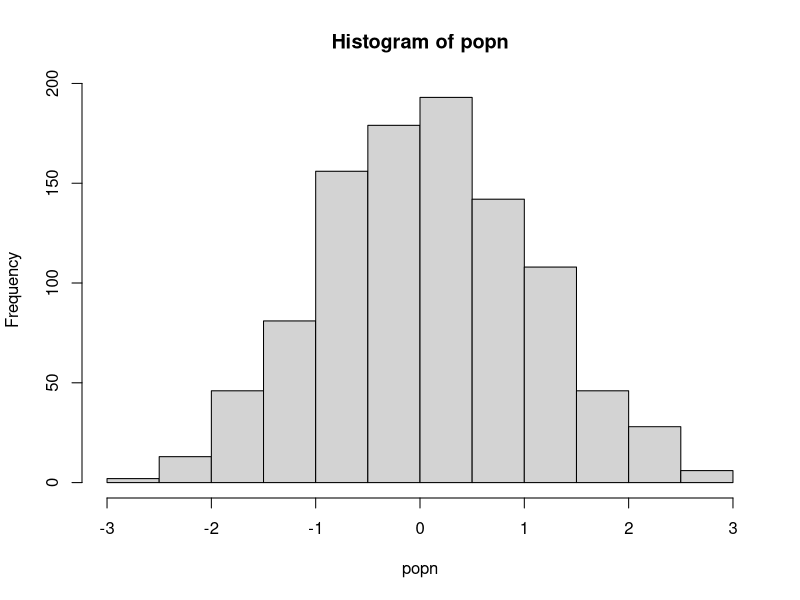

This chart was generated by the following R code:
#!/usr/bin/env R


#Showing how vectorized ways and tapply functions are faster than loops


######### Functions ##########

## A function to take a sample of size n from a population "popn" and return its mean
myexperiment <- function(popn,n){
    pop_sample <- sample(popn, n, replace = FALSE)
    return(mean(pop_sample))
}

## Calculate means using a for loop without preallocation:
loopy_sample1 <- function(popn, n, num){
	result1 <- vector() #Initialize empty vector of size 1 
	for(i in 1:num){
		result1 <- c(result1, myexperiment(popn, n))
    }
	return(result1)
}

## To run "num" iterations of the experiment using a for loop on a vector with preallocation:
loopy_sample2 <- function(popn, n, num){
	result2 <- vector(,num) #Preallocate expected size
	for(i in 1:num){
		result2[i] <- myexperiment(popn, n)
    }
	return(result2)
}

## To run "num" iterations of the experiment using a for loop on a list with preallocation:
loopy_sample3 <- function(popn, n, num){
	result3 <- vector("list", num) #Preallocate expected size
	for(i in 1:num){
		result3[[i]] <- myexperiment(popn, n)
    }
	return(result3)
}


## To run "num" iterations of the experiment using vectorization with lapply:
lapply_sample <- function(popn, n, num){
	result4 <- lapply(1:num, function(i) myexperiment(popn, n))
	return(result4)
}

## To run "num" iterations of the experiment using vectorization with lapply:
sapply_sample <- function(popn, n, num){
	result5 <- sapply(1:num, function(i) myexperiment(popn, n))
	return(result5)
}

n <- 20 # sample size for each experiment
num <- 1000 # Number of times to rerun the experiment

popn <- rnorm(1000)
hist(popn)

print("The loopy, non-preallocation approach takes:" )
print(system.time(loopy_sample1(popn, n, num)))

print("The loopy, but with preallocation approach takes:" )
print(system.time(loopy_sample2(popn, n, num)))

print("The loopy, non-preallocation approach takes:" )
print(system.time(loopy_sample3(popn, n, num)))

print("The vectorized sapply approach takes:" )
print(system.time(sapply_sample(popn, n, num)))

print("The vectorized lapply approach takes:" )
print(system.time(lapply_sample(popn, n, num)))
